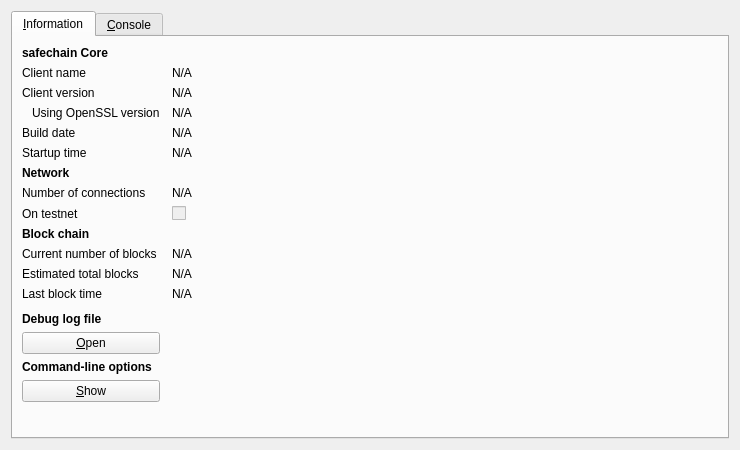
<?xml version="1.0" encoding="UTF-8"?>
<ui version="4.0">
 <class>RPCConsole</class>
 <widget class="QDialog" name="RPCConsole">
  <property name="geometry">
   <rect>
    <x>0</x>
    <y>0</y>
    <width>740</width>
    <height>450</height>
   </rect>
  </property>
  <property name="windowTitle">
   <string>safechain - Debug window</string>
  </property>
  <layout class="QVBoxLayout" name="verticalLayout_2">
   <item>
    <widget class="QTabWidget" name="tabWidget">
     <property name="currentIndex">
      <number>0</number>
     </property>
     <widget class="QWidget" name="tab_info">
      <attribute name="title">
       <string>&amp;Information</string>
      </attribute>
      <layout class="QGridLayout" name="gridLayout" columnstretch="0,1">
       <property name="horizontalSpacing">
        <number>12</number>
       </property>
       <item row="0" column="0">
        <widget class="QLabel" name="label_9">
         <property name="font">
          <font>
           <weight>75</weight>
           <bold>true</bold>
          </font>
         </property>
         <property name="text">
          <string>safechain Core</string>
         </property>
        </widget>
       </item>
       <item row="1" column="0">
        <widget class="QLabel" name="label_5">
         <property name="text">
          <string>Client name</string>
         </property>
        </widget>
       </item>
       <item row="1" column="1">
        <widget class="QLabel" name="clientName">
         <property name="cursor">
          <cursorShape>IBeamCursor</cursorShape>
         </property>
         <property name="text">
          <string>N/A</string>
         </property>
         <property name="textFormat">
          <enum>Qt::PlainText</enum>
         </property>
         <property name="textInteractionFlags">
          <set>Qt::LinksAccessibleByMouse|Qt::TextSelectableByKeyboard|Qt::TextSelectableByMouse</set>
         </property>
        </widget>
       </item>
       <item row="2" column="0">
        <widget class="QLabel" name="label_6">
         <property name="text">
          <string>Client version</string>
         </property>
        </widget>
       </item>
       <item row="2" column="1">
        <widget class="QLabel" name="clientVersion">
         <property name="cursor">
          <cursorShape>IBeamCursor</cursorShape>
         </property>
         <property name="text">
          <string>N/A</string>
         </property>
         <property name="textFormat">
          <enum>Qt::PlainText</enum>
         </property>
         <property name="textInteractionFlags">
          <set>Qt::LinksAccessibleByMouse|Qt::TextSelectableByKeyboard|Qt::TextSelectableByMouse</set>
         </property>
        </widget>
       </item>
       <item row="3" column="0">
        <widget class="QLabel" name="label_14">
         <property name="text">
          <string>Using OpenSSL version</string>
         </property>
         <property name="indent">
          <number>10</number>
         </property>
        </widget>
       </item>
       <item row="3" column="1">
        <widget class="QLabel" name="openSSLVersion">
         <property name="cursor">
          <cursorShape>IBeamCursor</cursorShape>
         </property>
         <property name="text">
          <string>N/A</string>
         </property>
         <property name="textFormat">
          <enum>Qt::PlainText</enum>
         </property>
         <property name="textInteractionFlags">
          <set>Qt::LinksAccessibleByMouse|Qt::TextSelectableByKeyboard|Qt::TextSelectableByMouse</set>
         </property>
        </widget>
       </item>
       <item row="4" column="0">
        <widget class="QLabel" name="label_12">
         <property name="text">
          <string>Build date</string>
         </property>
        </widget>
       </item>
       <item row="4" column="1">
        <widget class="QLabel" name="buildDate">
         <property name="cursor">
          <cursorShape>IBeamCursor</cursorShape>
         </property>
         <property name="text">
          <string>N/A</string>
         </property>
         <property name="textFormat">
          <enum>Qt::PlainText</enum>
         </property>
         <property name="textInteractionFlags">
          <set>Qt::LinksAccessibleByMouse|Qt::TextSelectableByKeyboard|Qt::TextSelectableByMouse</set>
         </property>
        </widget>
       </item>
       <item row="5" column="0">
        <widget class="QLabel" name="label_13">
         <property name="text">
          <string>Startup time</string>
         </property>
        </widget>
       </item>
       <item row="5" column="1">
        <widget class="QLabel" name="startupTime">
         <property name="cursor">
          <cursorShape>IBeamCursor</cursorShape>
         </property>
         <property name="text">
          <string>N/A</string>
         </property>
         <property name="textFormat">
          <enum>Qt::PlainText</enum>
         </property>
         <property name="textInteractionFlags">
          <set>Qt::LinksAccessibleByMouse|Qt::TextSelectableByKeyboard|Qt::TextSelectableByMouse</set>
         </property>
        </widget>
       </item>
       <item row="6" column="0">
        <widget class="QLabel" name="label_11">
         <property name="font">
          <font>
           <weight>75</weight>
           <bold>true</bold>
          </font>
         </property>
         <property name="text">
          <string>Network</string>
         </property>
        </widget>
       </item>
       <item row="7" column="0">
        <widget class="QLabel" name="label_7">
         <property name="text">
          <string>Number of connections</string>
         </property>
        </widget>
       </item>
       <item row="7" column="1">
        <widget class="QLabel" name="numberOfConnections">
         <property name="cursor">
          <cursorShape>IBeamCursor</cursorShape>
         </property>
         <property name="text">
          <string>N/A</string>
         </property>
         <property name="textFormat">
          <enum>Qt::PlainText</enum>
         </property>
         <property name="textInteractionFlags">
          <set>Qt::LinksAccessibleByMouse|Qt::TextSelectableByKeyboard|Qt::TextSelectableByMouse</set>
         </property>
        </widget>
       </item>
       <item row="8" column="0">
        <widget class="QLabel" name="label_8">
         <property name="text">
          <string>On testnet</string>
         </property>
        </widget>
       </item>
       <item row="8" column="1">
        <widget class="QCheckBox" name="isTestNet">
         <property name="enabled">
          <bool>false</bool>
         </property>
         <property name="text">
          <string/>
         </property>
        </widget>
       </item>
       <item row="9" column="0">
        <widget class="QLabel" name="label_10">
         <property name="font">
          <font>
           <weight>75</weight>
           <bold>true</bold>
          </font>
         </property>
         <property name="text">
          <string>Block chain</string>
         </property>
        </widget>
       </item>
       <item row="10" column="0">
        <widget class="QLabel" name="label_3">
         <property name="text">
          <string>Current number of blocks</string>
         </property>
        </widget>
       </item>
       <item row="10" column="1">
        <widget class="QLabel" name="numberOfBlocks">
         <property name="cursor">
          <cursorShape>IBeamCursor</cursorShape>
         </property>
         <property name="text">
          <string>N/A</string>
         </property>
         <property name="textFormat">
          <enum>Qt::PlainText</enum>
         </property>
         <property name="textInteractionFlags">
          <set>Qt::LinksAccessibleByMouse|Qt::TextSelectableByKeyboard|Qt::TextSelectableByMouse</set>
         </property>
        </widget>
       </item>
       <item row="11" column="0">
        <widget class="QLabel" name="label_4">
         <property name="text">
          <string>Estimated total blocks</string>
         </property>
        </widget>
       </item>
       <item row="11" column="1">
        <widget class="QLabel" name="totalBlocks">
         <property name="cursor">
          <cursorShape>IBeamCursor</cursorShape>
         </property>
         <property name="text">
          <string>N/A</string>
         </property>
         <property name="textFormat">
          <enum>Qt::PlainText</enum>
         </property>
         <property name="textInteractionFlags">
          <set>Qt::LinksAccessibleByMouse|Qt::TextSelectableByKeyboard|Qt::TextSelectableByMouse</set>
         </property>
        </widget>
       </item>
       <item row="12" column="0">
        <widget class="QLabel" name="label_2">
         <property name="text">
          <string>Last block time</string>
         </property>
        </widget>
       </item>
       <item row="12" column="1">
        <widget class="QLabel" name="lastBlockTime">
         <property name="cursor">
          <cursorShape>IBeamCursor</cursorShape>
         </property>
         <property name="text">
          <string>N/A</string>
         </property>
         <property name="textFormat">
          <enum>Qt::PlainText</enum>
         </property>
         <property name="textInteractionFlags">
          <set>Qt::LinksAccessibleByMouse|Qt::TextSelectableByKeyboard|Qt::TextSelectableByMouse</set>
         </property>
        </widget>
       </item>
       <item row="13" column="0">
        <spacer name="verticalSpacer_2">
         <property name="orientation">
          <enum>Qt::Vertical</enum>
         </property>
         <property name="sizeHint" stdset="0">
          <size>
           <width>20</width>
           <height>20</height>
          </size>
         </property>
        </spacer>
       </item>
       <item row="14" column="0">
        <widget class="QLabel" name="labelDebugLogfile">
         <property name="font">
          <font>
           <weight>75</weight>
           <bold>true</bold>
          </font>
         </property>
         <property name="text">
          <string>Debug log file</string>
         </property>
        </widget>
       </item>
       <item row="15" column="0">
        <widget class="QPushButton" name="openDebugLogfileButton">
         <property name="toolTip">
          <string>Open the safechain debug log file from the current data directory. This can take a few seconds for large log files.</string>
         </property>
         <property name="text">
          <string>&amp;Open</string>
         </property>
         <property name="autoDefault">
          <bool>false</bool>
         </property>
        </widget>
       </item>
       <item row="16" column="0">
        <widget class="QLabel" name="labelCLOptions">
         <property name="font">
          <font>
           <weight>75</weight>
           <bold>true</bold>
          </font>
         </property>
         <property name="text">
          <string>Command-line options</string>
         </property>
        </widget>
       </item>
       <item row="17" column="0">
        <widget class="QPushButton" name="showCLOptionsButton">
         <property name="toolTip">
          <string>Show the safechain-qt help message to get a list with possible safechain command-line options.</string>
         </property>
         <property name="text">
          <string>&amp;Show</string>
         </property>
         <property name="autoDefault">
          <bool>false</bool>
         </property>
        </widget>
       </item>
       <item row="18" column="0">
        <spacer name="verticalSpacer">
         <property name="orientation">
          <enum>Qt::Vertical</enum>
         </property>
         <property name="sizeHint" stdset="0">
          <size>
           <width>20</width>
           <height>40</height>
          </size>
         </property>
        </spacer>
       </item>
      </layout>
     </widget>
     <widget class="QWidget" name="tab_console">
      <attribute name="title">
       <string>&amp;Console</string>
      </attribute>
      <layout class="QVBoxLayout" name="verticalLayout_3">
       <property name="spacing">
        <number>3</number>
       </property>
       <item>
        <widget class="QTextEdit" name="messagesWidget">
         <property name="minimumSize">
          <size>
           <width>0</width>
           <height>100</height>
          </size>
         </property>
         <property name="readOnly">
          <bool>true</bool>
         </property>
         <property name="tabKeyNavigation" stdset="0">
          <bool>false</bool>
         </property>
         <property name="columnCount" stdset="0">
          <number>2</number>
         </property>
        </widget>
       </item>
       <item>
        <layout class="QHBoxLayout" name="horizontalLayout">
         <property name="spacing">
          <number>3</number>
         </property>
         <item>
          <widget class="QLabel" name="label">
           <property name="text">
            <string notr="true">&gt;</string>
           </property>
          </widget>
         </item>
         <item>
          <widget class="QLineEdit" name="lineEdit"/>
         </item>
         <item>
          <widget class="QPushButton" name="clearButton">
           <property name="maximumSize">
            <size>
             <width>24</width>
             <height>24</height>
            </size>
           </property>
           <property name="toolTip">
            <string>Clear console</string>
           </property>
           <property name="text">
            <string/>
           </property>
           <property name="icon">
            <iconset resource="../bitcoin.qrc">
             <normaloff>:/icons/remove</normaloff>:/icons/remove</iconset>
           </property>
           <property name="shortcut">
            <string notr="true">Ctrl+L</string>
           </property>
           <property name="autoDefault">
            <bool>false</bool>
           </property>
          </widget>
         </item>
        </layout>
       </item>
      </layout>
     </widget>
    </widget>
   </item>
  </layout>
 </widget>
 <resources>
  <include location="../bitcoin.qrc"/>
 </resources>
 <connections/>
</ui>
